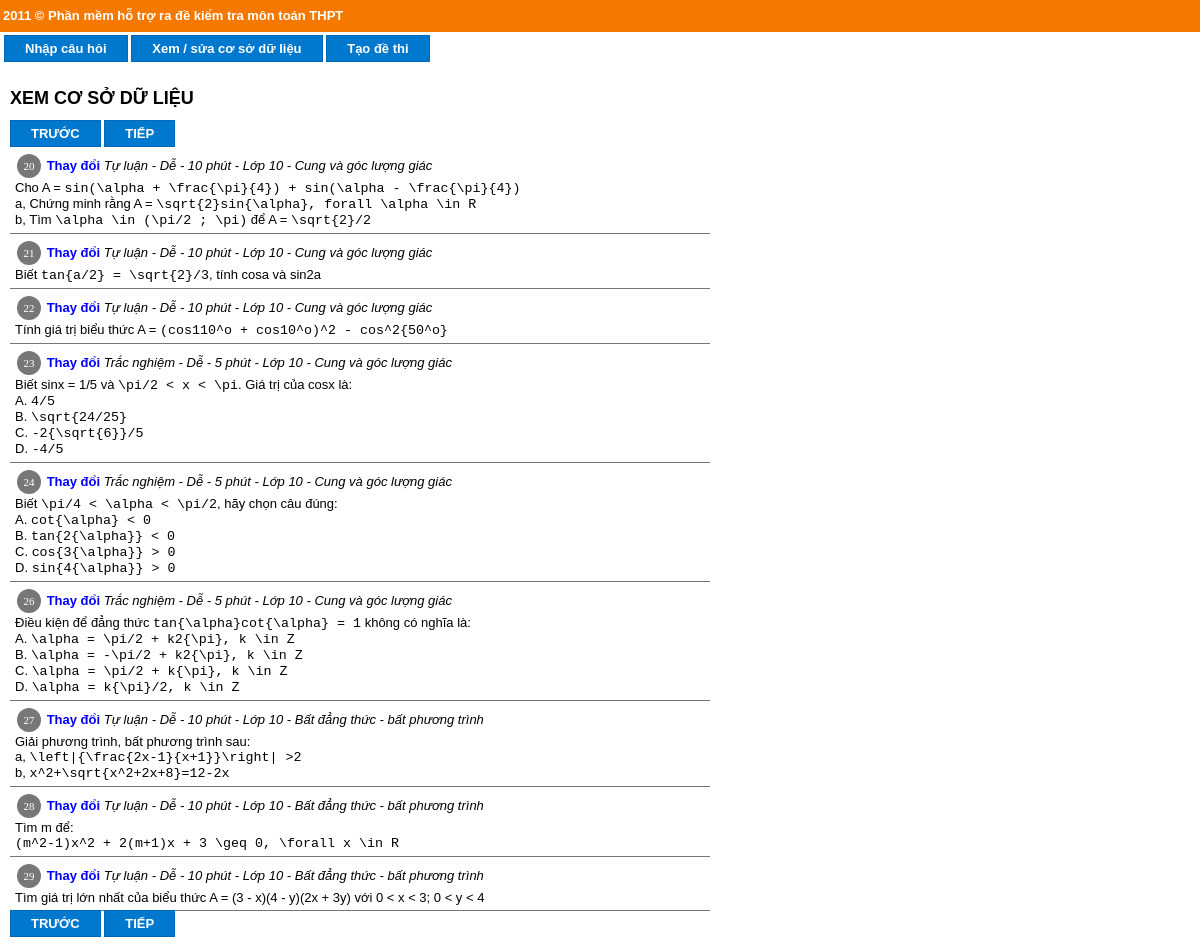
The app's page /view.php?n=10&id=20 with its own data.
### tables this page shows
CREATE TABLE IF NOT EXISTS `question` (
  `id` int(11) NOT NULL AUTO_INCREMENT,
  `type` smallint(1) DEFAULT NULL,
  `grade` smallint(2) DEFAULT NULL,
  `estimate` smallint(2) DEFAULT NULL,
  `difficulty` smallint(1) DEFAULT NULL,
  `category` varchar(50) NOT NULL,
  `content` text,
  `answer` text NOT NULL,
  PRIMARY KEY (`id`)
);

### view.php (the view, shortened to what this page needs)
		<h1>XEM CƠ SỞ DỮ LIỆU</h1>
		<div>
		<?php
		$__TYPE = array(0 => "Tự luận", 1 => "Trắc nghiệm");
		$__DIFFICULTY = array(0 => "Dễ", 1 => "Trung bình", 2 => "Khó");
		$id = isset($_GET['id']) ? $_GET['id'] : 0;
		$n = isset($_GET['n']) ? $_GET['n'] : 10;
		$r = mysql_query("SELECT MAX(id) AS maxid FROM question");
		$row = mysql_fetch_assoc($r);
		$maxid = $row['maxid'];
		$next = ($id + $n) > $maxid ? "" : sprintf("<a class='button' href='view.php?n=%d&id=%d'>TIẾP</a>", $n, $id + $n);
		$back = ($id == 0 ? "" : sprintf("<a class='button' href='view.php?n=%d&id=%d'>TRƯỚC</a>", $n, $id - $n));
		echo "<div>$back $next</div>";
		$sql = sprintf("SELECT * FROM question WHERE id >= $id AND id < %d ORDER BY id ", $id + $n);
		$r = mysql_query($sql);
		while ($row = mysql_fetch_object($r)) {
			?>
			<div class="q">
				<div class="meta"><div class="no"><?=$row->id?></div> <a href="edit.php?id=<?=$row->id?>">Thay đổi</a>
					<?=$__TYPE[$row->type]?>
					- <?=$__DIFFICULTY[$row->difficulty]?> - <?=$row->estimate?> phút
					- Lớp <?=$row->grade?> - <?=$row->category?>
				</div>
				<div><?=nl2br($row->content)?></div>
			</div>
			<?php
		}
		echo "<div>$back $next</div>";
		?>
		</div>
		</div>
	</div>
</body>
</html>

### style.css (style rules this page uses)
#wrapper { display: block; }
body { background-repeat: none; background-attachment:fixed; background-image: url(http://noitru.net/uploads/bavi.jpg); background-position: right bottom; padding-top: 0px; background-repeat:no-repeat; }
#header { height: 26px; line-height: 26px; background-color: #f57900; color: #fff; font-weight: bold; padding: 3px; }
#body { padding: 10px; }
h1 { font-size: 18px; font-weight: bold; }
* { font: 13px Arial; }
a { text-decoration: none; color: blue; font-weight: bold; }
.no , .no a { color: #777; font: 11px Verdana; }
#wrapper { min-height: 400px; }
#nav a, .button { text-decoration: none; padding: 5px 20px 5px 20px; background-color: #0078CE; color: white; border: solid 1px #0069B5; line-height: 26px; }
.q { font: 13pt "Times New Roman"; padding: 5px; border-bottom: solid 1px #777; }
m { font: 10pt "Courier New"; }
.meta { font-style: italic; }
.no { display: inline-block; background-color: #777; color: #fff; padding: 2px; margin: 2px; width: 20px; height: 20px; border-radius: 15px; text-align: center; line-height: 20px; }
body { padding: 0; margin: 0; width: 100%; }
#body { min-height: 500px; }
#bar { padding: 4px; }

### view.php (style rules this page uses)
#body { width: 700px; }

### records on screen
question: id "20", type "Tự luận", difficulty "Dễ", estimate "10", grade "10", category "Cung và góc lượng giác", content "Cho A = sin(\\alpha + \\frac{\\pi}{4}) + sin(\\alpha - \\frac{\\pi}{4}) a, Chứng minh rằng A = \\sqrt{2}sin{\\alpha}, forall \\alpha \\in R b, Tìm \\alpha \\in (\\pi/2 ; \\pi) để A = \\sqrt{2}/2"
question: id "21", type "Tự luận", difficulty "Dễ", estimate "10", grade "10", category "Cung và góc lượng giác", content "Biết tan{a/2} = \\sqrt{2}/3 , tính cosa và sin2a"
question: id "22", type "Tự luận", difficulty "Dễ", estimate "10", grade "10", category "Cung và góc lượng giác", content "Tính giá trị biểu thức A = (cos110^o + cos10^o)^2 - cos^2{50^o}"
question: id "23", type "Trắc nghiệm", difficulty "Dễ", estimate "5", grade "10", category "Cung và góc lượng giác", content "Biết sinx = 1/5 và \\pi/2 < x < \\pi . Giá trị của cosx là: A. 4/5 B. \\sqrt{24/25} C. -2{\\sqrt{6}}/5 D. -4/5"
question: id "24", type "Trắc nghiệm", difficulty "Dễ", estimate "5", grade "10", category "Cung và góc lượng giác", content "Biết \\pi/4 < \\alpha < \\pi/2 , hãy chọn câu đúng: A. cot{\\alpha} < 0 B. tan{2{\\alpha}} < 0 C. cos{3{\\alpha}} > 0 D. sin{4{\\alpha}} > 0"
question: id "26", type "Trắc nghiệm", difficulty "Dễ", estimate "5", grade "10", category "Cung và góc lượng giác", content "Điều kiện để đẳng thức tan{\\alpha}cot{\\alpha} = 1 không có nghĩa là: A. \\alpha = \\pi/2 + k2{\\pi}, k \\in Z B. \\alpha = -\\pi/2 + k2{\\pi}, k \\in Z C. \\alpha = \\pi/2 + k{\\pi}, k \\in Z D. \\alpha = k{\\pi}/2, k \\in Z"
question: id "27", type "Tự luận", difficulty "Dễ", estimate "10", grade "10", category "Bất đẳng thức - bất phương trình", content "Giải phương trình, bất phương trình sau: a, \\left|{\\frac{2x-1}{x+1}}\\right| >2 b, x^2+\\sqrt{x^2+2x+8}=12-2x"
question: id "28", type "Tự luận", difficulty "Dễ", estimate "10", grade "10", category "Bất đẳng thức - bất phương trình", content "Tìm m để: (m^2-1)x^2 + 2(m+1)x + 3 \\geq 0, \\forall x \\in R"
question: id "29", type "Tự luận", difficulty "Dễ", estimate "10", grade "10", category "Bất đẳng thức - bất phương trình", content "Tìm giá trị lớn nhất của biểu thức A = (3 - x)(4 - y)(2x + 3y) với 0 < x < 3; 0 < y < 4"

### other values on screen
$back "TRƯỚC"
$next "TIẾP"
